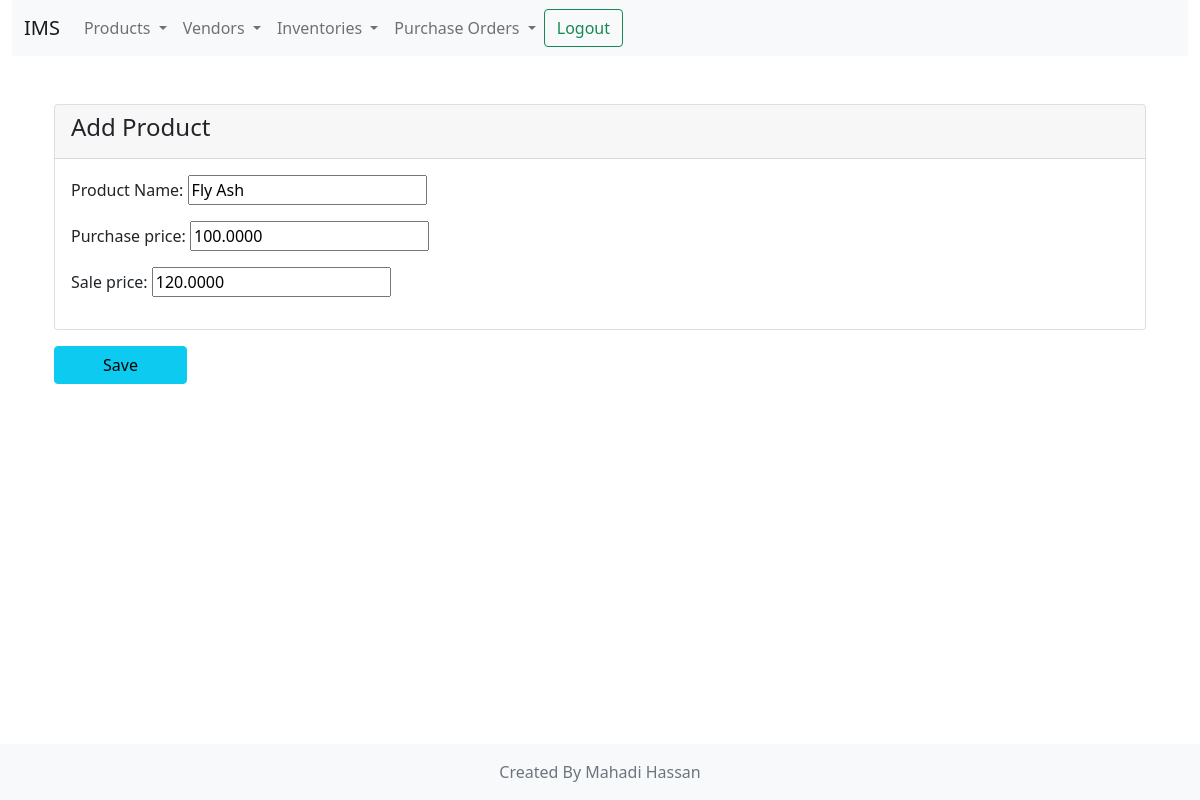
Page /products/edit/1/ (signed in) on the committed database.
### products/models.py (models this page shows, shortened)
class Product(models.Model):
    name = models.CharField(max_length=256, verbose_name='Product Name')
    code = models.CharField(max_length=256, verbose_name='Code', blank=True, null=True)
    purchase_price = models.DecimalField(max_digits=15, decimal_places=4, blank=True, null=True)
    sale_price = models.DecimalField(max_digits=15, decimal_places=4)
    class Meta:
        verbose_name = "Product"
        verbose_name_plural = "Products"

### products/views.py (the view)
# urls.py: path('edit/<int:product_id>/', edit, name='edit_product'),
@login_required(login_url='/accounts/login/')
def edit(request, product_id, **kwargs):
    product = get_object_or_404(Product, pk=product_id)
    form = ProductForm(instance=product)
    if request.method == 'POST':
        form = ProductForm(request.POST, instance=product)
        if form.is_valid():
            form.save(commit=True)
            messages.success(request, message="Product Updated Successfully.")
            return redirect('product_index')
    return render(request, 'product/add.html', {'form': form, 'title': 'Product Edit'})

### products/forms.py (shortened to what this page needs)
class ProductForm(forms.ModelForm):
    class Meta:
        model = Product
        fields = ('name', 'purchase_price', 'sale_price')

### context_processor.py (called while the page is built)
def default_context_data(request):
    menu_file = open(menu_file_path)
    data = json.load(menu_file)
    menu_file.close()
    return {
        "menu": data
    }

### templates/product/add.html (shortened to what this page needs)
{% extends 'base.html' %}
{% block content %}
    <div class="container mt-4">
    <form method="post">
        <div class="card">
            <div class="card-header">
                <h4>Add Product</h4>
            </div>
            <div class="card-body">
                {{ form.as_p }}
            </div>
        </div>
        <div class="mt-3 mb-5">
            <button type="submit" class="px-5 btn btn-info">Save</button>
        </div>
    </form>
</div>
{% endblock %}

### rows in the picture
Product: name "Fly Ash", purchase_price "100.0000", sale_price "120.0000"

### other values in the picture
{{ menu.name }} "IMS"
{{ item.label }} "Products" "Vendors" "Inventories" "Purchase Orders"
